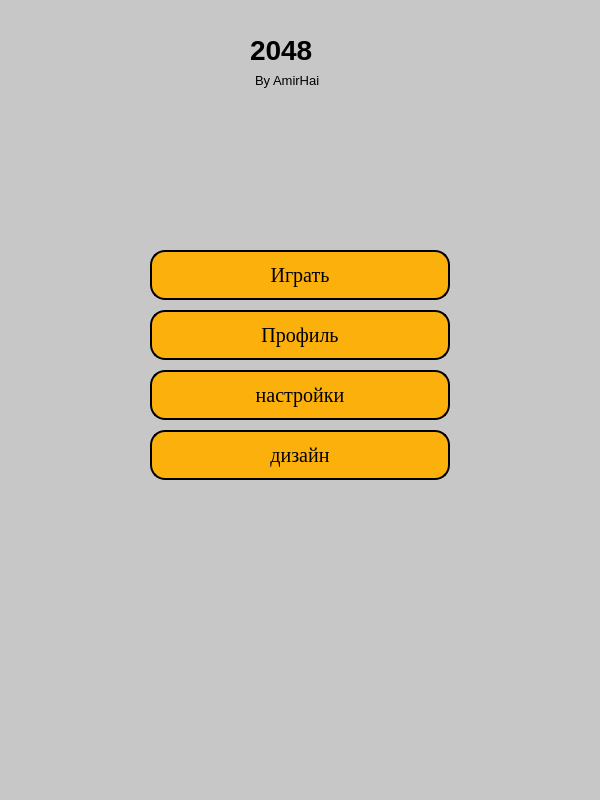
<?xml version="1.0" encoding="UTF-8"?>
<ui version="4.0">
 <class>Form</class>
 <widget class="QWidget" name="Form">
  <property name="geometry">
   <rect>
    <x>0</x>
    <y>0</y>
    <width>600</width>
    <height>800</height>
   </rect>
  </property>
  <property name="windowTitle">
   <string>Form</string>
  </property>
  <property name="styleSheet">
   <string notr="true">background-color: rgb(199, 199, 199);
</string>
  </property>
  <widget class="QLabel" name="label">
   <property name="geometry">
    <rect>
     <x>250</x>
     <y>30</y>
     <width>100</width>
     <height>40</height>
    </rect>
   </property>
   <property name="font">
    <font>
     <pointsize>21</pointsize>
     <weight>75</weight>
     <bold>true</bold>
    </font>
   </property>
   <property name="text">
    <string>2048</string>
   </property>
  </widget>
  <widget class="QLabel" name="label_2">
   <property name="geometry">
    <rect>
     <x>255</x>
     <y>65</y>
     <width>90</width>
     <height>30</height>
    </rect>
   </property>
   <property name="font">
    <font>
     <pointsize>10</pointsize>
    </font>
   </property>
   <property name="text">
    <string>By AmirHai</string>
   </property>
  </widget>
  <widget class="QPushButton" name="btn_Play">
   <property name="geometry">
    <rect>
     <x>150</x>
     <y>250</y>
     <width>300</width>
     <height>50</height>
    </rect>
   </property>
   <property name="font">
    <font>
     <family>Times New Roman</family>
     <pointsize>15</pointsize>
     <weight>50</weight>
     <italic>false</italic>
     <bold>false</bold>
    </font>
   </property>
   <property name="styleSheet">
    <string notr="true">background-color: rgb(255, 174, 0, 240);
border-radius: 15px;
border-color: black;
border-style: outset;
border-width: 2px;
border-radius: 15px;</string>
   </property>
   <property name="text">
    <string>Играть</string>
   </property>
  </widget>
  <widget class="QPushButton" name="btn_Profile">
   <property name="geometry">
    <rect>
     <x>150</x>
     <y>310</y>
     <width>300</width>
     <height>50</height>
    </rect>
   </property>
   <property name="font">
    <font>
     <family>Times New Roman</family>
     <pointsize>15</pointsize>
     <weight>50</weight>
     <italic>false</italic>
     <bold>false</bold>
    </font>
   </property>
   <property name="styleSheet">
    <string notr="true">background-color: rgb(255, 174, 0, 240);
border-radius: 15px;
border-color: black;
border-style: outset;
border-width: 2px;
border-radius: 15px;</string>
   </property>
   <property name="text">
    <string>Профиль</string>
   </property>
  </widget>
  <widget class="QPushButton" name="btn_Settings">
   <property name="geometry">
    <rect>
     <x>150</x>
     <y>370</y>
     <width>300</width>
     <height>50</height>
    </rect>
   </property>
   <property name="font">
    <font>
     <family>Times New Roman</family>
     <pointsize>15</pointsize>
     <italic>false</italic>
    </font>
   </property>
   <property name="styleSheet">
    <string notr="true">background-color: rgb(255, 174, 0, 240);
border-radius: 15px;
border-color: black;
border-style: outset;
border-width: 2px;
border-radius: 15px;</string>
   </property>
   <property name="text">
    <string>настройки</string>
   </property>
  </widget>
  <widget class="QPushButton" name="pushButton">
   <property name="geometry">
    <rect>
     <x>150</x>
     <y>430</y>
     <width>300</width>
     <height>50</height>
    </rect>
   </property>
   <property name="font">
    <font>
     <family>Times New Roman</family>
     <pointsize>15</pointsize>
    </font>
   </property>
   <property name="styleSheet">
    <string notr="true">background-color: rgb(255, 174, 0, 240);
border-radius: 15px;
border-color: black;
border-style: outset;
border-width: 2px;
border-radius: 15px;</string>
   </property>
   <property name="text">
    <string>дизайн</string>
   </property>
  </widget>
 </widget>
 <resources/>
 <connections/>
</ui>
